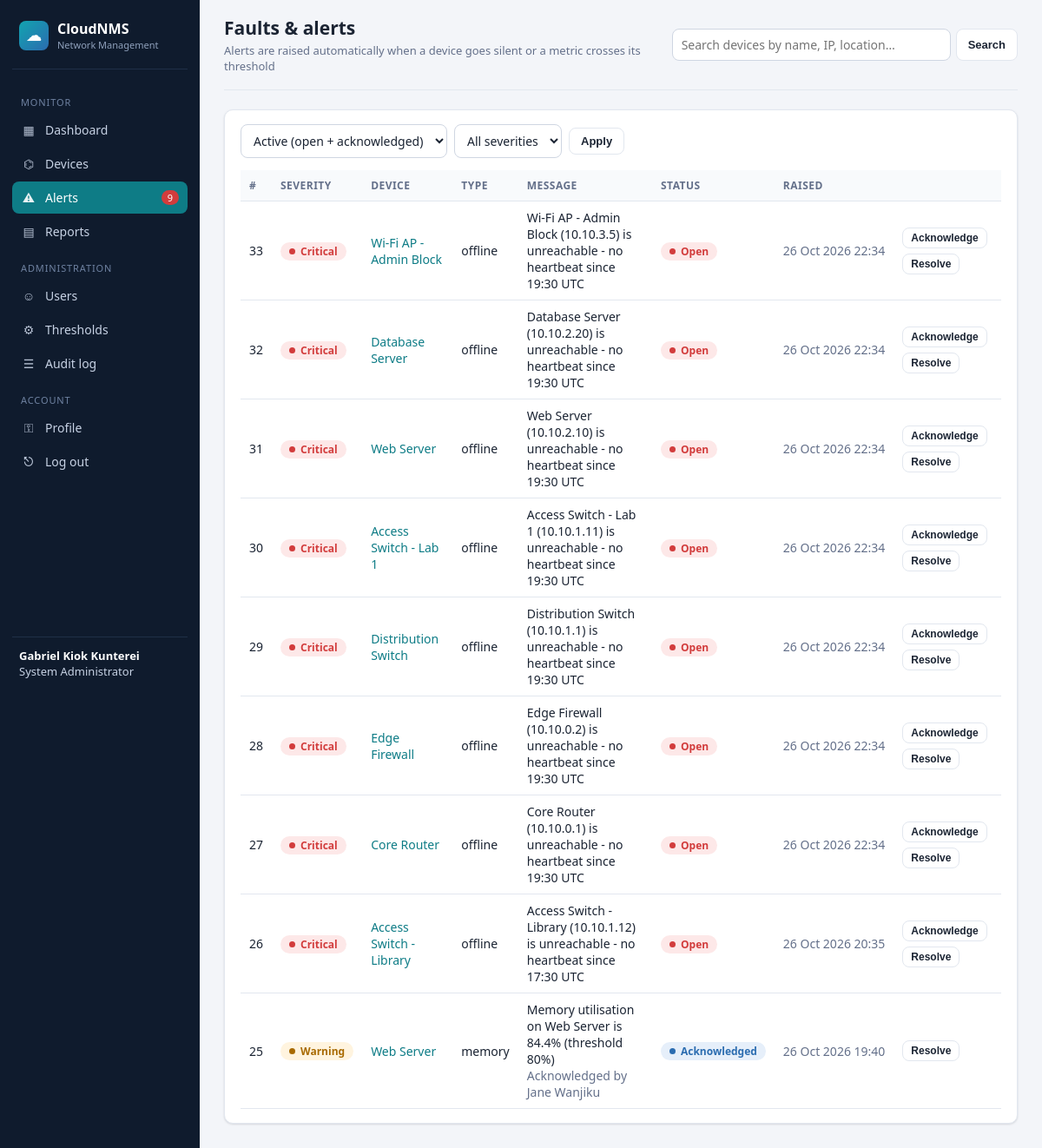
Page /alerts (signed in) on the committed database.
### app/models.py (models this page shows, shortened)
class User(UserMixin, db.Model):
    __tablename__ = "users"
    id = db.Column(db.Integer, primary_key=True)
    full_name = db.Column(db.String(120), nullable=False)
    username = db.Column(db.String(50), unique=True, nullable=False, index=True)
    email = db.Column(db.String(120), unique=True, nullable=False)
    password_hash = db.Column(db.String(256), nullable=False)
    role = db.Column(db.String(20), nullable=False, default="technician")
    active = db.Column(db.Boolean, nullable=False, default=True)
    failed_logins = db.Column(db.Integer, nullable=False, default=0)
    locked_until = db.Column(db.DateTime)
    last_login = db.Column(db.DateTime)
    created_at = db.Column(db.DateTime, nullable=False, default=utcnow)
    reports = db.relationship("Report", backref="user", lazy=True)
    audit_logs = db.relationship("AuditLog", backref="user", lazy=True)
    @property
    def is_active(self):  # used by Flask-Login
        return self.active
    @property
    def role_label(self):
        return ROLES.get(self.role, self.role)

class Alert(db.Model):
    __tablename__ = "alerts"
    id = db.Column(db.Integer, primary_key=True)
    device_id = db.Column(db.Integer, db.ForeignKey("network_devices.id"),
                          nullable=False, index=True)
    alert_type = db.Column(db.String(30), nullable=False)   # offline, cpu, memory ...
    severity = db.Column(db.String(10), nullable=False)     # critical, warning, info
    message = db.Column(db.String(255), nullable=False)
    status = db.Column(db.String(15), nullable=False, default="open", index=True)
    created_at = db.Column(db.DateTime, nullable=False, default=utcnow, index=True)
    acknowledged_by = db.Column(db.Integer, db.ForeignKey("users.id"))
    acknowledged_at = db.Column(db.DateTime)
    resolved_at = db.Column(db.DateTime)
    acknowledger = db.relationship("User", foreign_keys=[acknowledged_by])

class Device(db.Model):
    __tablename__ = "network_devices"
    id = db.Column(db.Integer, primary_key=True)
    name = db.Column(db.String(100), nullable=False)
    ip_address = db.Column(db.String(45), unique=True, nullable=False, index=True)
    device_type = db.Column(db.String(30), nullable=False)
    vendor = db.Column(db.String(60))
    location = db.Column(db.String(120))
    mgmt_port = db.Column(db.Integer, default=22)
    api_key = db.Column(db.String(64), unique=True, nullable=False,
                        default=lambda: secrets.token_hex(24))
    status = db.Column(db.String(20), nullable=False, default="unknown", index=True)
    monitored = db.Column(db.Boolean, nullable=False, default=True)
    last_seen = db.Column(db.DateTime)
    created_at = db.Column(db.DateTime, nullable=False, default=utcnow)
    metrics = db.relationship("Metric", backref="device", lazy="dynamic",
                              cascade="all, delete-orphan")
    alerts = db.relationship("Alert", backref="device", lazy="dynamic",
                             cascade="all, delete-orphan")

### app/main.py (the view)
@main_bp.route("/alerts")
@login_required
def alerts():
    status = request.args.get("status", "active")
    severity = request.args.get("severity", "")
    query = Alert.query.join(Device)
    if status == "active":
        query = query.filter(Alert.status != "resolved")
    elif status in ("open", "acknowledged", "resolved"):
        query = query.filter(Alert.status == status)
    if severity:
        query = query.filter(Alert.severity == severity)
    items = query.order_by(Alert.created_at.desc()).limit(200).all()
    return render_template("alerts.html", alerts=items, status=status, severity=severity)

### app/auth.py (called while the page is built)
@auth_bp.app_context_processor
def inject_default_login():
    from flask import request as _rq
    if _rq.endpoint != "auth.login":
        return {}
    from .models import default_password_in_use
    if default_password_in_use(current_app):
        return {"default_login": (current_app.config["DEFAULT_ADMIN_USERNAME"],
                                  current_app.config["DEFAULT_ADMIN_PASSWORD"])}
    return {}

### app/models.py (called while the page is built)
@login_manager.user_loader
def load_user(user_id):
    return db.session.get(User, int(user_id))

### app/templates/alerts.html (shortened to what this page needs)
{% extends "base.html" %}
{% block heading %}Faults &amp; alerts{% endblock %}
{% block sub %}Alerts are raised automatically when a device goes silent or a metric crosses its threshold{% endblock %}
{% block content %}
<div class="card">
  <form class="filters">
    <select name="status">{% for v, l in [('active','Active (open + acknowledged)'),('open','Open'),('acknowledged','Acknowledged'),('resolved','Resolved'),('all','All')] %}<option value="{{ v }}" {{ 'selected' if v == status }}>{{ l }}</option>{% endfor %}</select>
    <select name="severity"><option value="">All severities</option>{% for s in ['critical','warning','info'] %}<option value="{{ s }}" {{ 'selected' if s == severity }}>{{ s|capitalize }}</option>{% endfor %}</select>
    <button class="btn">Apply</button>
  </form>
  <table>
    <thead><tr><th>#</th><th>Severity</th><th>Device</th><th>Type</th><th>Message</th><th>Status</th><th>Raised</th><th></th></tr></thead>
    <tbody>
    {% for a in alerts %}
      <tr><td>{{ a.id }}</td><td><span class="pill {{ a.severity }}">{{ a.severity }}</span></td>
        <td><a href="{{ url_for('main.device_detail', device_id=a.device_id) }}">{{ a.device.name }}</a></td>
        <td>{{ a.alert_type }}</td><td>{{ a.message }}{% if a.acknowledger %}<div class="muted">Acknowledged by {{ a.acknowledger.full_name }}</div>{% endif %}</td>
        <td><span class="pill {{ a.status }}">{{ a.status }}</span></td>
        <td class="muted" style="white-space:nowrap">{{ a.created_at|localtime }}</td>
        <td><div class="actions">
          {% if a.status == 'open' %}<form method="post" action="{{ url_for('main.alert_action', alert_id=a.id, action='acknowledge') }}"><input type="hidden" name="csrf_token" value="{{ csrf_token() }}"><button class="btn sm">Acknowledge</button></form>{% endif %}
          {% if a.status != 'resolved' and current_user.role in ['admin','network_admin'] %}<form method="post" action="{{ url_for('main.alert_action', alert_id=a.id, action='resolve') }}"><input type="hidden" name="csrf_token" value="{{ csrf_token() }}"><button class="btn sm">Resolve</button></form>{% endif %}
        </div></td></tr>
    {% else %}<tr><td colspan="8" class="empty">No alerts match the selected filters.</td></tr>{% endfor %}
    </tbody>
  </table>
</div>
{% endblock %}

### app/templates/base.html (shortened to what this page needs)
<!doctype html>
<html lang="en">
<head>
  <link rel="stylesheet" href="{{ url_for('static', filename='css/style.css') }}">
</head>
<body>
<div class="layout">
  <aside class="sidebar">
    <div class="brand"><div class="logo">☁</div><div>CloudNMS<small>Network Management</small></div></div>
    {% set ep = request.endpoint or '' %}
    <nav class="nav">
      <div class="section">Monitor</div>
      <a href="{{ url_for('main.dashboard') }}" class="{{ 'active' if ep == 'main.dashboard' }}"><span class="ico">▦</span>Dashboard</a>
      <a href="{{ url_for('main.devices') }}" class="{{ 'active' if 'device' in ep }}"><span class="ico">⌬</span>Devices</a>
      <a href="{{ url_for('main.alerts') }}" class="{{ 'active' if 'alert' in ep }}"><span class="ico">⚠</span>Alerts{% if open_alert_count %}<span class="count">{{ open_alert_count }}</span>{% endif %}</a>
      <a href="{{ url_for('main.reports') }}" class="{{ 'active' if 'report' in ep }}"><span class="ico">▤</span>Reports</a>
      {% if current_user.role == 'admin' %}
      <div class="section">Administration</div>
      <a href="{{ url_for('main.users') }}" class="{{ 'active' if 'user' in ep }}"><span class="ico">☺</span>Users</a>
      <a href="{{ url_for('main.settings') }}" class="{{ 'active' if ep == 'main.settings' }}"><span class="ico">⚙</span>Thresholds</a>
      <a href="{{ url_for('main.audit') }}" class="{{ 'active' if ep == 'main.audit' }}"><span class="ico">☰</span>Audit log</a>
      {% endif %}
      <div class="section">Account</div>
      <a href="{{ url_for('auth.profile') }}" class="{{ 'active' if ep == 'auth.profile' }}"><span class="ico">⚿</span>Profile</a>
      <a href="{{ url_for('auth.logout') }}"><span class="ico">⎋</span>Log out</a>
    </nav>
    <div class="me"><b>{{ current_user.full_name }}</b>{{ current_user.role_label }}</div>
  </aside>
  <main class="main">
    <div class="topbar">
      <div><h1>{% block heading %}{% endblock %}</h1><div class="sub">{% block sub %}{% endblock %}</div></div>
      <form class="search" action="{{ url_for('main.devices') }}">
        <input name="q" placeholder="Search devices by name, IP, location…" size="32" aria-label="Search devices">
        <button class="btn">Search</button>
      </form>
    </div>
    {% block content %}{% endblock %}
  </main>
</div>
</body>
</html>

### app/static/css/style.css (style rules this page uses)
:root { --bg: #f3f5f9; --panel: #ffffff; --ink: #1b2433; --muted: #64708a; --line: #e2e7ef; --nav: #0f1b2d; --nav-ink: #c7d2e4; --accent: #0e7c86; --accent-2: #12a4b0; --ok: #1f9d55; --warn: #d98b00; --crit: #d23c3c; --unknown: #8792a6; --radius: 10px; --shadow: 0 1px 2px rgba(16,24,40,.06), 0 1px 3px rgba(16,24,40,.08); }
* { box-sizing: border-box; }
body { margin: 0; font-family: "Segoe UI", Inter, Roboto, "Helvetica Neue", Arial, sans-serif; color: var(--ink); background: var(--bg); font-size: 14px; }
a { color: var(--accent); text-decoration: none; }
.layout { display: grid; grid-template-columns: 230px 1fr; min-height: 100vh; background: linear-gradient(to right, var(--nav) 230px, var(--bg) 230px); }
.sidebar { background: var(--nav); color: var(--nav-ink); padding: 18px 14px; position: sticky; top: 0; height: 100vh; display: flex; flex-direction: column; }
.brand { display: flex; align-items: center; gap: 10px; color: #fff; font-weight: 700; font-size: 16px; padding: 4px 8px 20px; border-bottom: 1px solid #1f2f47; margin-bottom: 14px; }
.brand .logo { width: 34px; height: 34px; border-radius: 8px; background: linear-gradient(135deg,var(--accent-2),#2b6cb0); display: grid; place-items: center; font-size: 17px; }
.brand small { display: block; font-weight: 400; font-size: 11px; color: #8fa0bb; }
.nav a { display: flex; align-items: center; gap: 10px; color: var(--nav-ink); padding: 9px 10px; border-radius: 8px; margin-bottom: 2px; font-size: 14px; }
.nav a.active { background: var(--accent); color: #fff; }
.nav .ico { width: 18px; text-align: center; opacity: .9; }
.nav .section { font-size: 11px; text-transform: uppercase; letter-spacing: .08em; color: #6f82a1; margin: 16px 10px 6px; }
.nav .count { margin-left: auto; background: var(--crit); color: #fff; border-radius: 999px; font-size: 11px; padding: 1px 7px; }
.sidebar .me { margin-top: auto; border-top: 1px solid #1f2f47; padding: 12px 8px 0; font-size: 13px; }
.sidebar .me b { color: #fff; display: block; }
.main { padding: 0 28px 40px; min-width: 0; }
.topbar { display: flex; align-items: center; justify-content: space-between; padding: 18px 0; border-bottom: 1px solid var(--line); margin-bottom: 22px; gap: 16px; }
.topbar h1 { font-size: 21px; margin: 0; }
.topbar .sub { color: var(--muted); font-size: 13px; margin-top: 3px; }
.topbar form.search { display: flex; gap: 6px; }
.card { background: var(--panel); border: 1px solid var(--line); border-radius: var(--radius); box-shadow: var(--shadow); padding: 16px 18px; min-width: 0; }
table { width: 100%; border-collapse: collapse; }
th, td { text-align: left; padding: 9px 10px; border-bottom: 1px solid var(--line); vertical-align: middle; }
th { font-size: 12px; text-transform: uppercase; letter-spacing: .04em; color: var(--muted); font-weight: 600; background: #f8fafc; }
.muted { color: var(--muted); }
.pill { display: inline-flex; align-items: center; gap: 6px; border-radius: 999px; padding: 2px 10px; font-size: 12px; font-weight: 600; text-transform: capitalize; }
.pill::before { content: ""; width: 7px; height: 7px; border-radius: 50%; background: currentColor; }
.warning { color: #a86a00; background: #fff4df; }
.offline, .critical { color: var(--crit); background: #fde8e8; }
.open { color: var(--crit); background: #fde8e8; }
.acknowledged { color: #2b6cb0; background: #e6effa; }
.btn { display: inline-flex; align-items: center; gap: 6px; border: 1px solid var(--line); background: #fff; color: var(--ink); padding: 7px 13px; border-radius: 8px; font-size: 13px; cursor: pointer; font-weight: 600; }
.btn.sm { padding: 4px 9px; font-size: 12px; }
.actions { display: flex; gap: 6px; flex-wrap: wrap; }
.actions form { display: inline; margin: 0; }
input, select { font: inherit; padding: 8px 10px; border: 1px solid #cfd6e2; border-radius: 8px; background: #fff; color: var(--ink); }
.filters { display: flex; gap: 8px; flex-wrap: wrap; align-items: center; margin-bottom: 14px; }

### rows in the picture
User: full_name "Gabriel Kiok Kunterei", role_label "System Administrator"
Alert: id "33", severity "Critical", device.name "Wi-Fi AP - Admin Block", alert_type "offline", message "Wi-Fi AP - Admin Block (10.10.3.5) is unreachable - no heartbeat since 19:30 UTC", status "Open", created_at "26 Oct 2026 22:34"
Alert: id "32", severity "Critical", device.name "Database Server", alert_type "offline", message "Database Server (10.10.2.20) is unreachable - no heartbeat since 19:30 UTC", status "Open", created_at "26 Oct 2026 22:34"
Alert: id "31", severity "Critical", device.name "Web Server", alert_type "offline", message "Web Server (10.10.2.10) is unreachable - no heartbeat since 19:30 UTC", status "Open", created_at "26 Oct 2026 22:34"
Alert: id "30", severity "Critical", device.name "Access Switch - Lab 1", alert_type "offline", message "Access Switch - Lab 1 (10.10.1.11) is unreachable - no heartbeat since 19:30 UTC", status "Open", created_at "26 Oct 2026 22:34"
Alert: id "29", severity "Critical", device.name "Distribution Switch", alert_type "offline", message "Distribution Switch (10.10.1.1) is unreachable - no heartbeat since 19:30 UTC", status "Open", created_at "26 Oct 2026 22:34"
Alert: id "28", severity "Critical", device.name "Edge Firewall", alert_type "offline", message "Edge Firewall (10.10.0.2) is unreachable - no heartbeat since 19:30 UTC", status "Open", created_at "26 Oct 2026 22:34"
Alert: id "27", severity "Critical", device.name "Core Router", alert_type "offline", message "Core Router (10.10.0.1) is unreachable - no heartbeat since 19:30 UTC", status "Open", created_at "26 Oct 2026 22:34"
Alert: id "26", severity "Critical", device.name "Access Switch - Library", alert_type "offline", message "Access Switch - Library (10.10.1.12) is unreachable - no heartbeat since 17:30 UTC", status "Open", created_at "26 Oct 2026 20:35"
Alert: id "25", severity "Warning", device.name "Web Server", alert_type "memory", message "Memory utilisation on Web Server is 84.4% (threshold 80%)", acknowledger.full_name "Jane Wanjiku", status "Acknowledged", created_at "26 Oct 2026 19:40"

### other values in the picture
{{ open_alert_count }} "9"
form field status "Active (open + acknowledged)"
